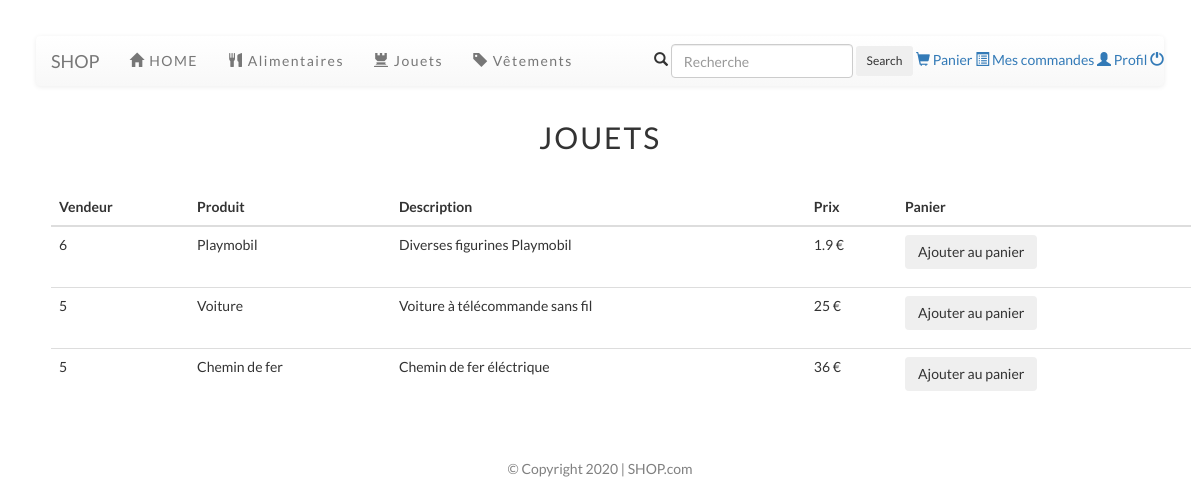
The app's page /toy_a.php with its own data.
### tables this page shows
CREATE TABLE `produits` (
  `pid` int(11) NOT NULL,
  `nom` varchar(50) NOT NULL,
  `description` text NOT NULL,
  `qte` int(11) UNSIGNED NOT NULL,
  `prix` float UNSIGNED NOT NULL,
  `uid` int(11) NOT NULL,
  `ctid` int(11) NOT NULL
);

### toy_a.php (the view, shortened to what this page needs)
<?php
	require ('db_config.php');
    $res = $db->prepare('SELECT * FROM produits WHERE ctid = 3');
    $res->execute();
    require ('include/header_ach.php');
?>
<p class = "titre"> Jouets </p>
<div class ="container">
    <div class="row">
        <div class="col-lg-12 col-md-12 col-sm-12 col-xs-12">
            <table class = "table">
                <thead>
                    <tr>
                        <th>Vendeur</th>
                        <th>Produit</th>
                        <th>Description</th>
                        <th>Prix</th>
                        <th>Panier</th>
                    </tr>
                </thead>
                <tbody>
<?php
                    foreach ($res as $value){
                        $uid = $value ['uid'];
                        $nom = $value ['nom'];
                        $description = $value ['description'];
                        $prix = $value ['prix'];
                        $pid = $value ['pid'];
                        $qte = $value ['qte'];
?>
                        <tr>
                            <td><?php echo $uid ;?></td>
                            <td><?php echo htmlspecialchars ($nom) ;?></td>
                            <td><?php echo htmlspecialchars ($description) ;?></td>
                            <td><?php echo $prix.' €'; ?></td>
<?php
                        if ($qte > 0){
?>
							<td>
								<form action="panier.php" method="post">
									<p><input type="submit" class="btn btn-secondary btn-md" name="<?php echo $pid; ?>" value="Ajouter au panier"/></p>
								</form>
							</td>
<?php
						}
?>
						</tr>
<?php
					}
?>
				</tbody>
            </table>
        </div>
    </div>
</div>
<?php
	require ('include/footer.php');
?>

### include/header_ach.php (style rules this page uses)
.titre { text-align : center; text-transform: uppercase; letter-spacing: 2px; font-size : 3rem; margin-top: 3rem; margin-bottom: 3rem; }
body { font-family: "Lato"; padding : 3%; }

### records on screen
produits: uid "6", nom "Playmobil", description "Diverses figurines Playmobil", prix "1.9"
produits: uid "5", nom "Voiture", description "Voiture à télécommande sans fil", prix "25"
produits: uid "5", nom "Chemin de fer", description "Chemin de fer éléctrique", prix "36"
